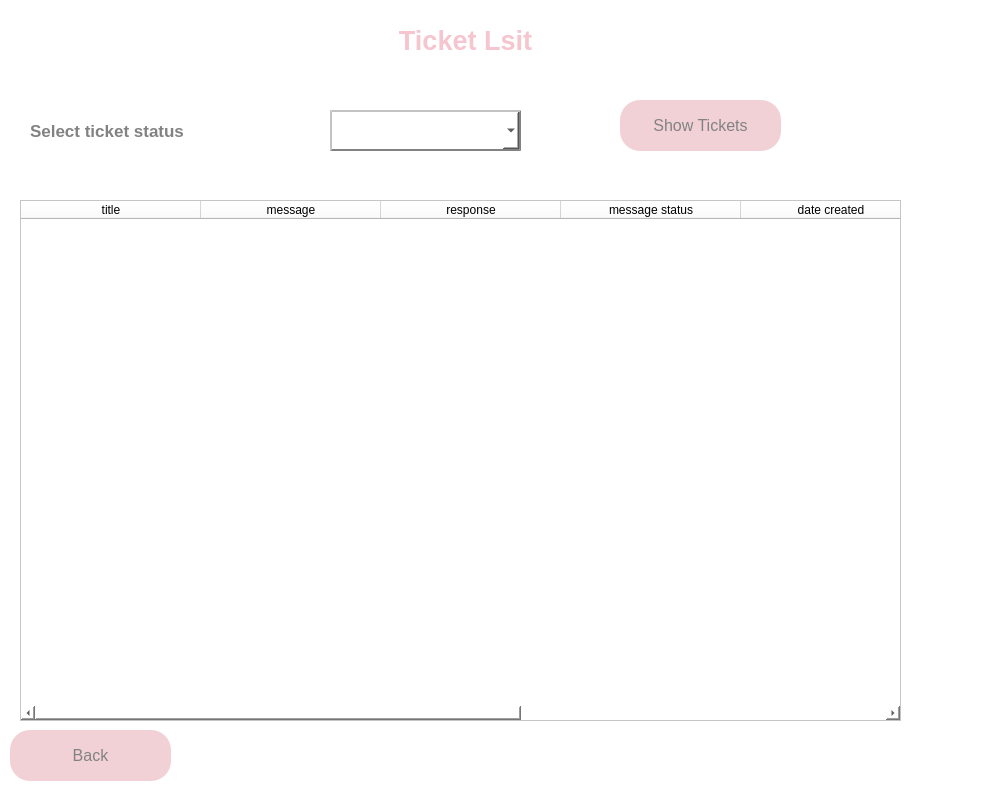
<?xml version="1.0" encoding="UTF-8"?>
<ui version="4.0">
 <class>Form</class>
 <widget class="QWidget" name="Form">
  <property name="geometry">
   <rect>
    <x>0</x>
    <y>0</y>
    <width>1000</width>
    <height>800</height>
   </rect>
  </property>
  <property name="windowTitle">
   <string>Cloud List</string>
  </property>
  <property name="styleSheet">
   <string notr="true">background-color: rgb(255, 255, 255);</string>
  </property>
  <widget class="QPushButton" name="back">
   <property name="geometry">
    <rect>
     <x>10</x>
     <y>730</y>
     <width>161</width>
     <height>51</height>
    </rect>
   </property>
   <property name="font">
    <font>
     <pointsize>12</pointsize>
    </font>
   </property>
   <property name="styleSheet">
    <string notr="true">QPushButton
{
	background-color: #f1d1d6;
	color: #828282;
	border-radius:20px;
}

QPushButton:hover
{
	background-color: #ff8b8d;
	color: #656565;
	border-radius:20px;
}</string>
   </property>
   <property name="text">
    <string>Back</string>
   </property>
  </widget>
  <widget class="QLabel" name="label">
   <property name="geometry">
    <rect>
     <x>180</x>
     <y>10</y>
     <width>571</width>
     <height>61</height>
    </rect>
   </property>
   <property name="font">
    <font>
     <pointsize>20</pointsize>
     <weight>75</weight>
     <bold>true</bold>
    </font>
   </property>
   <property name="text">
    <string>&lt;html&gt;&lt;head/&gt;&lt;body&gt;&lt;p&gt;&lt;span style=&quot; color:#f5c6cf;&quot;&gt;Ticket Lsit&lt;/span&gt;&lt;/p&gt;&lt;/body&gt;&lt;/html&gt;</string>
   </property>
   <property name="alignment">
    <set>Qt::AlignCenter</set>
   </property>
  </widget>
  <widget class="QTableWidget" name="tableWidget">
   <property name="geometry">
    <rect>
     <x>20</x>
     <y>200</y>
     <width>881</width>
     <height>521</height>
    </rect>
   </property>
   <property name="selectionMode">
    <enum>QAbstractItemView::SingleSelection</enum>
   </property>
   <property name="selectionBehavior">
    <enum>QAbstractItemView::SelectRows</enum>
   </property>
   <attribute name="horizontalHeaderDefaultSectionSize">
    <number>180</number>
   </attribute>
   <column>
    <property name="text">
     <string>title</string>
    </property>
   </column>
   <column>
    <property name="text">
     <string>message</string>
    </property>
   </column>
   <column>
    <property name="text">
     <string>response</string>
    </property>
   </column>
   <column>
    <property name="text">
     <string>message status</string>
    </property>
   </column>
   <column>
    <property name="text">
     <string>date created</string>
    </property>
   </column>
   <column>
    <property name="text">
     <string>message_id</string>
    </property>
   </column>
   <column>
    <property name="text">
     <string>response_id</string>
    </property>
   </column>
  </widget>
  <widget class="QComboBox" name="status">
   <property name="geometry">
    <rect>
     <x>330</x>
     <y>110</y>
     <width>191</width>
     <height>41</height>
    </rect>
   </property>
   <property name="styleSheet">
    <string notr="true">background-color: rgb(255, 255, 255);
border:2px outset;
border-color: rgb(130, 130, 130);</string>
   </property>
  </widget>
  <widget class="QLabel" name="label_2">
   <property name="geometry">
    <rect>
     <x>30</x>
     <y>110</y>
     <width>291</width>
     <height>41</height>
    </rect>
   </property>
   <property name="font">
    <font>
     <pointsize>13</pointsize>
     <weight>75</weight>
     <bold>true</bold>
    </font>
   </property>
   <property name="styleSheet">
    <string notr="true">color: rgb(130, 130, 130);</string>
   </property>
   <property name="text">
    <string>Select ticket status</string>
   </property>
  </widget>
  <widget class="QPushButton" name="bt_show">
   <property name="geometry">
    <rect>
     <x>620</x>
     <y>100</y>
     <width>161</width>
     <height>51</height>
    </rect>
   </property>
   <property name="font">
    <font>
     <pointsize>12</pointsize>
    </font>
   </property>
   <property name="styleSheet">
    <string notr="true">QPushButton
{
	background-color: #f1d1d6;
	color: #828282;
	border-radius:20px;
}

QPushButton:hover
{
	background-color: #ff8b8d;
	color: #656565;
	border-radius:20px;
}</string>
   </property>
   <property name="text">
    <string>Show Tickets</string>
   </property>
  </widget>
 </widget>
 <resources/>
 <connections/>
</ui>
